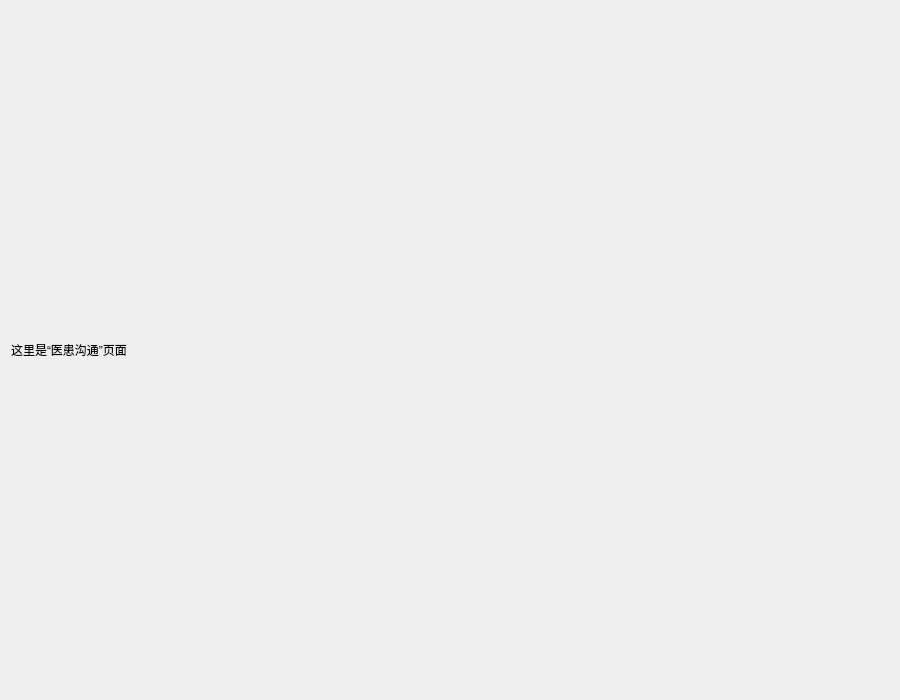
<?xml version="1.0" encoding="UTF-8"?>
<ui version="4.0">
 <class>Page_Chat</class>
 <widget class="QWidget" name="Page_Chat">
  <property name="geometry">
   <rect>
    <x>0</x>
    <y>0</y>
    <width>900</width>
    <height>700</height>
   </rect>
  </property>
  <property name="windowTitle">
   <string>医患沟通</string>
  </property>
  <layout class="QVBoxLayout" name="verticalLayout">
   <item>
    <widget class="QLabel" name="label">
     <property name="text">
      <string>这里是“医患沟通”页面</string>
     </property>
    </widget>
   </item>
  </layout>
 </widget>
 <resources/>
 <connections/>
</ui>
